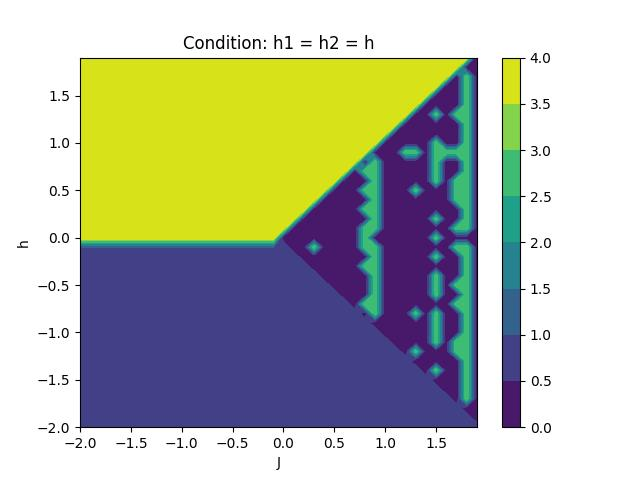

The Python source for this figure:
import numpy as np
import pandas as pd
import matplotlib.pyplot as plt
import math

# Pauli matrices and identity

s1 = np.matrix([[0,1],[1,0]])
s2 = np.matrix([[0,-1j],[1j,0]])
s3 = np.matrix([[1,0],[0,-1]])
I = np.matrix([[1, 0],[0,1]])

# tensor product

s1_I = np.kron(s1, I)
I_s1 = np.kron(I, s1)
s3_I = np.kron(s3, I)
I_s3 = np.kron(I, s3)
s3_s3 = np.kron(s3, s3)
zeta = np.matrix([[1, 0, 0, 0], [0, 2, 0, 0], [0, 0, 3, 0], [0, 0, 0, 4]])

def round_half_up(n, decimals=0):
    multiplier = 10 ** decimals
    return math.floor(n*multiplier + 0.5) / multiplier

# objective function parameters

def coupling_strengths(t):
    return t

def biases(t):
    return t

# QPU anneal parameters

data = pd.read_excel(r'.\Advantage_system6_2_annealing_schedule.xlsx')
A = np.array(data['A(s) (GHz)'])
B = np.array(data['B(s) (GHz)'])
s = np.array(data['s'])

# hamiltonians

h0 = (s1_I + I_s1)

def hf(h, J):
    return (biases(h) * (s3_I + I_s3)) + (coupling_strengths(J) * s3_s3)

def H(t, h, J):
    return - A.item(t) / 2 * h0 + B.item(t) / 2 * hf(h, J)
    
# eigenvalues and eigenvectors

def ground_state(h, J):
    for i in range (0, len(s)):
        EigValues, EigVectors = np.linalg.eig(H(i, h, J))
        permute = EigValues.argsort()
        EigValues = EigValues[permute]
        EigVectors = EigVectors[:,permute]
        
    EigVectors = np.real(EigVectors)
    pippo = round_half_up(np.linalg.norm(zeta * EigVectors[:,0]), 1)
    if pippo == 1.0:
        return 1
    elif pippo == 2.0:
        return 2
    elif pippo == 3.0:
        return 3
    elif pippo == 4.0:
        return 4
    else:
        return 0

z = []

for h in np.arange(-2, 2, 0.1):
    z.append([])
    for J in np.arange(-2, 2, 0.1):
         z[-1].append(ground_state(h,J))

xlist = np.linspace(-2, 1.9, 40)
ylist = np.linspace(-2, 1.9, 40)
X, Y = np.meshgrid(xlist, ylist)
 
fig, ax = plt.subplots(1,1)
cp = ax.contourf(X, Y, z)

fig.colorbar(cp) # Add a colorbar to a plot

ax.set_title('Condition: h1 = h2 = h')

ax.set_xlabel('J')
ax.set_ylabel('h')

plt.savefig('two_plot_hJ.pdf')
plt.savefig('two_plot_hJ.jpg')
plt.show()